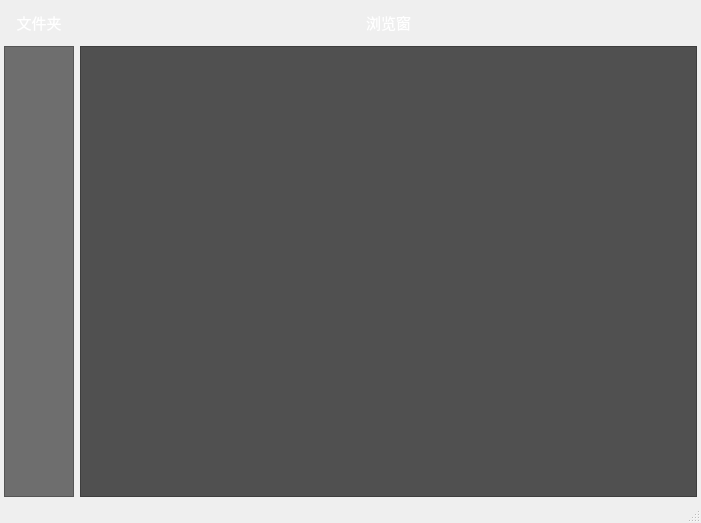
<?xml version="1.0" encoding="UTF-8"?>
<ui version="4.0">
 <class>MainWindow</class>
 <widget class="QMainWindow" name="MainWindow">
  <property name="geometry">
   <rect>
    <x>0</x>
    <y>0</y>
    <width>701</width>
    <height>523</height>
   </rect>
  </property>
  <property name="windowTitle">
   <string>MainWindow</string>
  </property>
  <widget class="QWidget" name="centralwidget">
   <layout class="QHBoxLayout" name="hl_cen">
    <property name="spacing">
     <number>2</number>
    </property>
    <property name="leftMargin">
     <number>2</number>
    </property>
    <property name="topMargin">
     <number>2</number>
    </property>
    <property name="rightMargin">
     <number>2</number>
    </property>
    <property name="bottomMargin">
     <number>2</number>
    </property>
    <item>
     <layout class="QHBoxLayout" name="hl_main" stretch="1,10">
      <property name="spacing">
       <number>2</number>
      </property>
      <item>
       <layout class="QVBoxLayout" name="vl_left" stretch="1,15">
        <property name="spacing">
         <number>1</number>
        </property>
        <item>
         <layout class="QVBoxLayout" name="vl_left_top">
          <item>
           <widget class="QWidget" name="widget_vl_left_top" native="true">
            <layout class="QHBoxLayout" name="horizontalLayout_2">
             <item>
              <widget class="QLabel" name="label">
               <property name="styleSheet">
                <string notr="true">QLabel{
	color:white;
	font-size:15px;
}</string>
               </property>
               <property name="text">
                <string>文件夹</string>
               </property>
               <property name="alignment">
                <set>Qt::AlignCenter</set>
               </property>
              </widget>
             </item>
            </layout>
           </widget>
          </item>
         </layout>
        </item>
        <item>
         <layout class="QVBoxLayout" name="vl_left_main">
          <item>
           <widget class="QWidget" name="widget_vl_left_main" native="true">
            <layout class="QVBoxLayout" name="verticalLayout_7">
             <property name="leftMargin">
              <number>2</number>
             </property>
             <property name="topMargin">
              <number>2</number>
             </property>
             <property name="rightMargin">
              <number>2</number>
             </property>
             <property name="bottomMargin">
              <number>2</number>
             </property>
             <item>
              <layout class="QVBoxLayout" name="file_list">
               <item>
                <widget class="myListWidget" name="file_list_widget">
                 <property name="styleSheet">
                  <string notr="true">QListWidget { background-color: rgb(110, 110, 110); }
QListWidget::item:hover { background-color: rgb(130, 130, 130); }
QListWidget::item:selected { color: rgb(0,0,0) ;background-color: rgb(160, 160, 160); }</string>
                 </property>
                </widget>
               </item>
              </layout>
             </item>
            </layout>
           </widget>
          </item>
         </layout>
        </item>
       </layout>
      </item>
      <item>
       <layout class="QVBoxLayout" name="vl_right" stretch="1,15">
        <property name="spacing">
         <number>1</number>
        </property>
        <item>
         <layout class="QVBoxLayout" name="vl_right_top">
          <item>
           <widget class="QWidget" name="widget_vl_right_top" native="true">
            <layout class="QHBoxLayout" name="horizontalLayout_3">
             <item>
              <widget class="QLabel" name="label_2">
               <property name="styleSheet">
                <string notr="true">QLabel{
	color:white;
	font-size:15px;
}</string>
               </property>
               <property name="text">
                <string>浏览窗</string>
               </property>
               <property name="alignment">
                <set>Qt::AlignCenter</set>
               </property>
              </widget>
             </item>
            </layout>
           </widget>
          </item>
         </layout>
        </item>
        <item>
         <layout class="QVBoxLayout" name="vl_right_main">
          <item>
           <widget class="QWidget" name="widget_vl_right_main" native="true">
            <layout class="QGridLayout" name="gridLayout">
             <property name="leftMargin">
              <number>2</number>
             </property>
             <property name="topMargin">
              <number>2</number>
             </property>
             <property name="rightMargin">
              <number>2</number>
             </property>
             <property name="bottomMargin">
              <number>2</number>
             </property>
             <item row="0" column="0">
              <layout class="QGridLayout" name="picture_list">
               <item row="0" column="0">
                <widget class="MyTableWidget" name="picture_table_widget">
                 <property name="styleSheet">
                  <string notr="true">background-color:rgb(80,80,80);</string>
                 </property>
                </widget>
               </item>
              </layout>
             </item>
            </layout>
           </widget>
          </item>
         </layout>
        </item>
       </layout>
      </item>
     </layout>
    </item>
   </layout>
  </widget>
  <widget class="QMenuBar" name="menubar">
   <property name="geometry">
    <rect>
     <x>0</x>
     <y>0</y>
     <width>701</width>
     <height>17</height>
    </rect>
   </property>
  </widget>
  <widget class="QStatusBar" name="statusbar"/>
 </widget>
 <customwidgets>
  <customwidget>
   <class>MyTableWidget</class>
   <extends>QTableWidget</extends>
   <header>mytablewidget.h</header>
  </customwidget>
  <customwidget>
   <class>myListWidget</class>
   <extends>QListWidget</extends>
   <header>mylistwidget.h</header>
  </customwidget>
 </customwidgets>
 <resources/>
 <connections/>
</ui>
